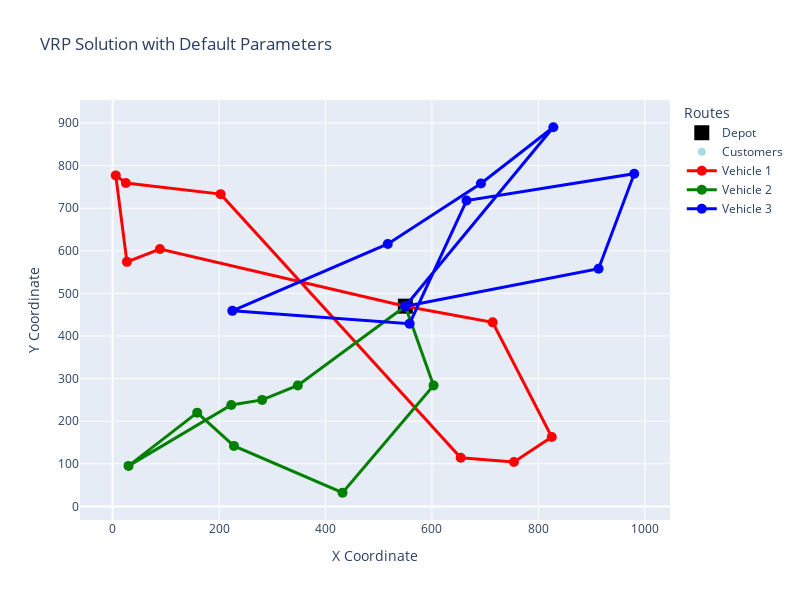

This figure's notebook cell:
### Markdown cell above
## 5. Visualize Default Solution

### Code cell
# Plot the solution
fig = plot_vrp_routes(locations, depot, best_individual, num_vehicles, 
                     title="VRP Solution with Default Parameters")
fig.show()

### Figure 1 — Plotly figure (JSON) as saved in the notebook; plotly's stock layout.template omitted (floating-point values rounded to 4 significant figures)
{"data": [{"marker": {"color": "black", "size": 15, "symbol": "square"}, "mode": "markers", "name": "Depot", "type": "scatter", "x": [550], "y": [470]}, {"marker": {"color": "lightblue", "size": 8}, "mode": "markers", "name": "Customers", "type": "scatter", "x": [654, 25, 281, 228, 754, 692, 913, 89, 432, 30, 223, 517, 27, 203, 665, 558, 225, 603, 828, 6, 825, 714, 348, 159, 980], "y": [114, 759, 250, 142, 104, 758, 558, 604, 32, 95, 238, 616, 574, 733, 718, 429, 459, 284, 890, 777, 163, 432, 284, 220, 781]}, {"line": {"color": "red", "width": 3}, "marker": {"size": 10}, "mode": "lines+markers", "name": "Vehicle 1", "type": "scatter", "x": [550, 89, 27, 6, 25, 203, 654, 754, 825, 714, 550], "y": [470, 604, 574, 777, 759, 733, 114, 104, 163, 432, 470]}, {"line": {"color": "green", "width": 3}, "marker": {"size": 10}, "mode": "lines+markers", "name": "Vehicle 2", "type": "scatter", "x": [550, 603, 432, 228, 159, 30, 223, 281, 348, 550], "y": [470, 284, 32, 142, 220, 95, 238, 250, 284, 470]}, {"line": {"color": "blue", "width": 3}, "marker": {"size": 10}, "mode": "lines+markers", "name": "Vehicle 3", "type": "scatter", "x": [550, 913, 980, 665, 558, 225, 517, 692, 828, 550], "y": [470, 558, 781, 718, 429, 459, 616, 758, 890, 470]}], "layout": {"height": 600, "legend": {"title": {"text": "Routes"}}, "showlegend": true, "title": {"text": "VRP Solution with Default Parameters"}, "width": 800, "xaxis": {"title": {"text": "X Coordinate"}}, "yaxis": {"title": {"text": "Y Coordinate"}}}}
